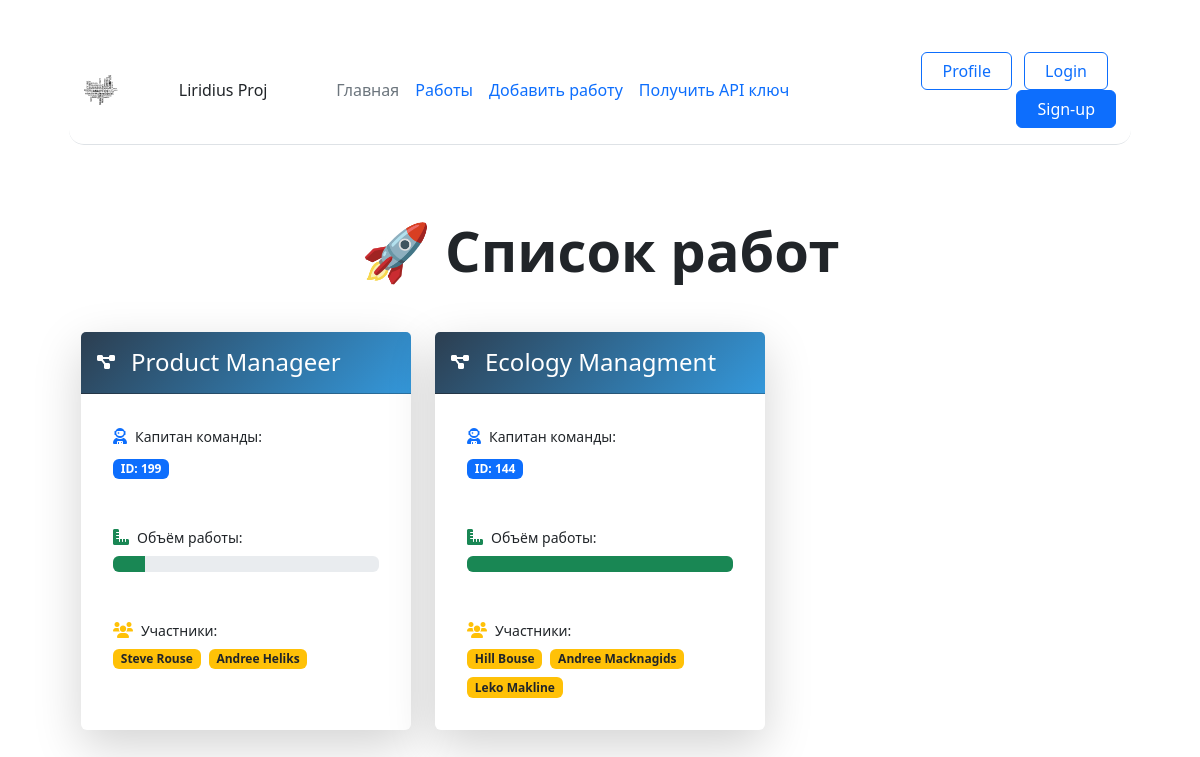
The app's page /jobs_vision (signed in), older data.
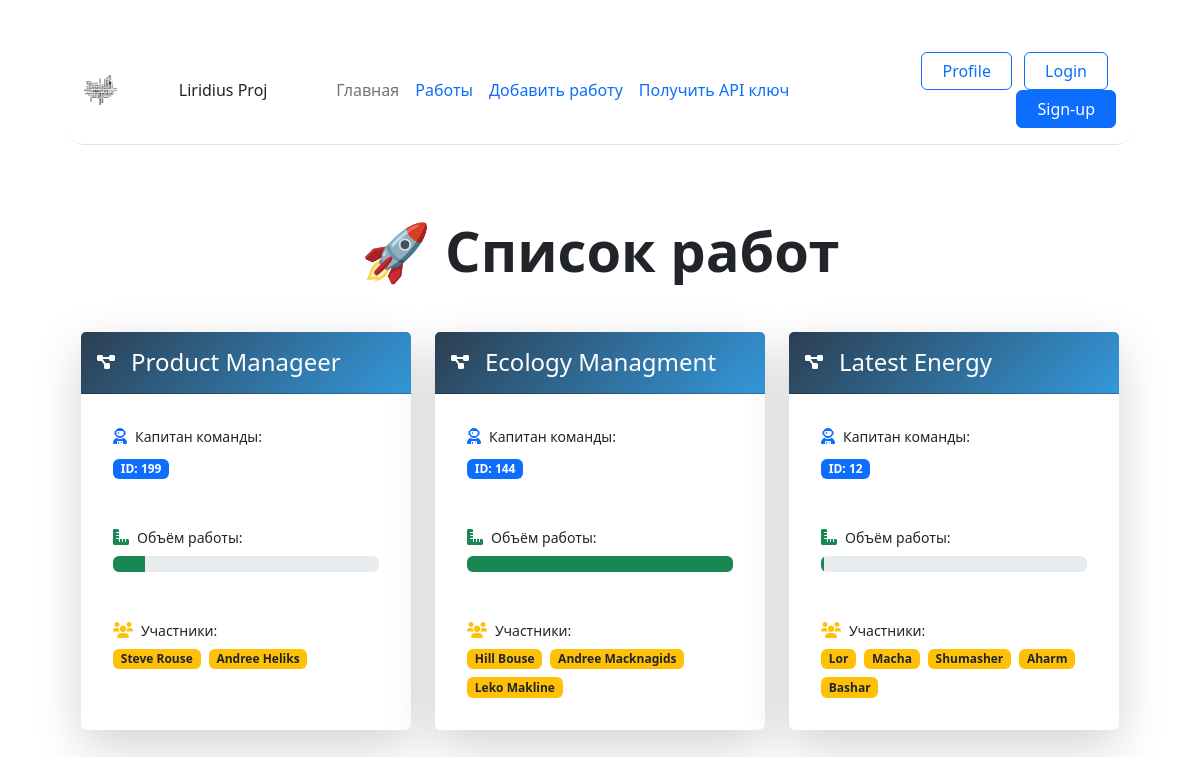
The same page, newer data.
### data/models.py (models this page shows, shortened)
class Jobs(db.Model, SerializerMixin):
    __tablename__ = 'jobs'
    id = db.Column(db.Integer, primary_key=True)
    Job_Title = db.Column(db.String(80), nullable=False)
    Team_lead_id = db.Column(db.Integer, nullable=False)
    Work_Size = db.Column(db.Integer, nullable=False)
    Collaborators = db.Column(db.String(80), nullable=False)
    finish = db.Column(db.Boolean, nullable=False)

### app.py (the view)
@app.route("/jobs_vision")
@login_required
def jobs_vision():
    jobs = Jobs.query.all()
    return render_template("jobs_list.html", jobs=jobs)

### app.py (called while the page is built)
@log_m.user_loader
def load_user(user_id):
    return db.session.get(User, user_id)

### templates/jobs_list.html (shortened to what this page needs)
{% extends "base.html" %}
{% block content %}
<div class="container py-5">
    <h1 class="text-center mb-5 display-4 fw-bold">🚀 Список работ</h1>
    <div class="row g-4">
        {% for job in jobs %}
        <div class="col-lg-4 col-md-6" style="animation-delay: {{ loop.index * 0.1 }}s;">
            <div class="job-card card h-100 border-0 shadow-lg">
                <div class="card-header text-white py-3">
                    <div class="d-flex align-items-center">
                        <i class="fas fa-project-diagram floating-icon me-3"></i>
                        <h4 class="mb-0">{{ job.Job_Title }}</h4>
                    </div>
                </div>
                <div class="card-body position-relative">
                    <div class="info-badge p-3 mb-3">
                        <div class="d-flex align-items-center mb-2">
                            <i class="fas fa-user-astronaut text-primary me-2"></i>
                            <span class="small">Капитан команды:</span>
                        </div>
                        <span class="badge bg-primary">ID: {{ job.Team_lead_id }}</span>
                    </div>
                    <div class="info-badge p-3 mb-3">
                        <div class="d-flex align-items-center mb-2">
                            <i class="fas fa-ruler-combined text-success me-2"></i>
                            <span class="small">Объём работы:</span>
                        </div>
                        <div class="progress">
                            <div class="progress-bar bg-success"
                                 role="progressbar"
                                 style="width: {{ job.Work_Size }}%"
                                 aria-valuenow="{{ job.Work_Size }}"
                                 aria-valuemin="0"
                                 aria-valuemax="100">
                            </div>
                        </div>
                    </div>
                    <div class="info-badge p-3">
                        <div class="d-flex align-items-center mb-2">
                            <i class="fas fa-users text-warning me-2"></i>
                            <span class="small">Участники:</span>
                        </div>
                        <div class="d-flex flex-wrap gap-2">
                            {% for collaborator in job.Collaborators.split(',') %}
                            <span class="badge bg-warning text-dark">{{ collaborator }}</span>
                            {% endfor %}
                        </div>
                    </div>
                </div>
            </div>
        </div>
        {% endfor %}
    </div>
</div>
{% endblock %}

### templates/base.html (shortened to what this page needs)
<!DOCTYPE html>
<html lang="en">
<head>
    <link rel="stylesheet" href="{{ url_for('static', filename='css/main.css')}}">
    <link href="https://cdn.jsdelivr.net/npm/bootstrap@5.3.3/dist/css/bootstrap.min.css" rel="stylesheet"
>
    <link rel="stylesheet" href="https://cdnjs.cloudflare.com/ajax/libs/font-awesome/6.0.0/css/all.min.css">
</head>
<body>
    <div class="container">
        <header
            class="d-flex flex-wrap align-items-center justify-content-center justify-content-md-between py-3 mb-4 border-bottom">
            <div class="container">
                <header
                    class="d-flex flex-wrap align-items-center justify-content-center justify-content-md-between py-3 mb-4 border-bottom">
                    <img src="{{ url_for('static', filename='img/logo.svg') }}" alt="Logo" class="logo" title="liridius">
                    <span>Liridius Proj</span>
                    <ul class="nav col-12 col-md-auto mb-2 justify-content-center mb-md-0">
                        <li><a href="/" class="nav-link px-2 link-secondary">Главная</a></li>
                        <li><a href="/jobs_vision" class="nav-link px-2">Работы</a></li>
                        <li><a href="/addjob" class="nav-link px-2">Добавить работу</a></li>
                        <li><a href="/create_api_key" class="nav-link px-2">Получить API ключ</a></li>
                    </ul>
                    <div class="col-md-3 text-end">
                        <button type="button" class="btn btn-outline-primary me-2"><a href="/profile"
                            class="nav-link px-2">Profile</a></button>
                        <button type="button" class="btn btn-outline-primary me-2"><a href="/login"
                                class="nav-link px-2">Login</a></button>
                        <button type="button" class="btn btn-primary"><a href="/register"
                                class="nav-link px-2">Sign-up</a></button>
                    </div>
                </header>
                {% block content %}{% endblock %}
            </div>
</body>
</html>

### static/css/main.css (style rules this page uses)
header { border-radius: 15px; padding: 15px; margin-top: 10px; }
.logo { width: 34px; height: 34px; }

### templates/base.html (style rules this page uses)
.btn-outline-primary, .btn-primary { transition: transform 0.2s ease, box-shadow 0.2s ease; position: relative; overflow: hidden; }

### templates/jobs_list.html (style rules this page uses)
.job-card { animation: cardEntrance 0.6s ease forwards; opacity: 0; transition: all 0.3s cubic-bezier(0.25, 0.46, 0.45, 0.94); }
.card-header { position: relative; overflow: hidden; background: linear-gradient(135deg, #2c3e50, #3498db); }
.card-header::after { content: ''; position: absolute; bottom: 0; left: 0; width: 100%; height: 3px; background: #e74c3c; transform: scaleX(0); transition: transform 0.3s ease; }
.info-badge { background: rgba(255, 255, 255, 0.1); backdrop-filter: blur(5px); border-radius: 8px; transition: all 0.3s ease; }
.floating-icon { animation: float 3s ease-in-out infinite; }

Row changes from the older to the newer data that the page shows:
added Jobs: Job_Title "Latest Energy", Team_lead_id "12", Work_Size 1 (drawn), collaborator "Lor" "Macha" "Shumasher" "Aharm" "Bashar"
